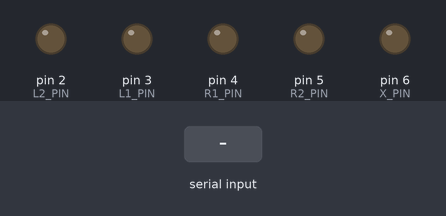
This sketch was run on a simulated Arduino Uno, built with avr-gcc and run on an emulated ATmega328P. On the bench: output pins drawn as LEDs (lit = HIGH). The inputs (shaded band) are chosen by the test bench. What the sketch prints to the serial monitor is not drawn.

Above: at 1.2 s.
1.3 s: "Problema 2\n" received over Serial
At 21.91 s:
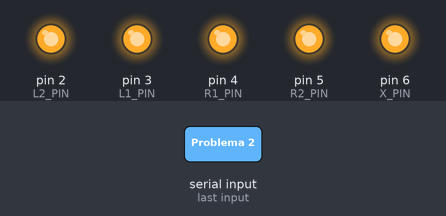
At 23.1 s:
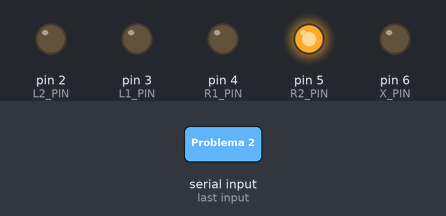
Timing chart, 0 to 23.4 s (numbered marks = the images above; inputs shaded):
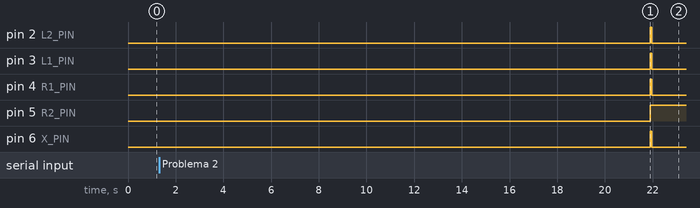

Measured:
- after the input at 1.3 s, pin 2 (L2_PIN), pin 4 (R1_PIN): LOW → HIGH after 20.6 s, → LOW 0.06 s later; pin 3 (L1_PIN): LOW → HIGH after 20.6 s, → LOW 0.05 s later; pin 5 (R2_PIN): LOW → HIGH after 20.6 s; pin 6 (X_PIN): LOW → HIGH after 20.6 s, → LOW 0.07 s later

The sketch:

solenoide_controller.ino
```cpp
#include "note.h"
#include "queue.h"
#include <Arduino.h>

/********************************************************************************************/
/*DEFINES*/

// Number of states
#define TRACE_STATES 20
#define NOTE_STATES 20

// Digital Pins
#define L1_PIN 3
#define L2_PIN 2
#define R1_PIN 4
#define R2_PIN 5
#define X_PIN 6

// Note colors
#define GREEN 0
#define RED 1
#define YELLOW 2
#define BLUE 3
#define ORANGE 4
#define N_COLORS 5 // Define a quantidade de notas (verde, vermelho, amarelo, azul e laranja == 5)

/********************************************************************************************/
/*VARIÁVEIS GLOBAIS*/ /*

  Descrição das variáveis globais:
  (BYTE[]) -
  (COMMAND) -
  (OFFTIME) - Tempo que a nota leva para ser pressionada à partir da detecção da mesma.
  (PRESS_MIN_TIME) - Tempo mínimo para pressionar nota
  (note[5]) - Inicializa um vetor de filas para 5 notas
  (trail[5]) - Inicializa um vetor de filas para 5 rastros
  (initializer) - Gambiarra para inicializar nota
*********************************************************************************************/

bool FLAG = false;
uint16_t COMMAND = 0;
uint16_t OFFTIME = 65535; // Definir um valor grande até que o valor verdadeiro seja setado
const unsigned short PRESS_MIN_TIME = 50;
Queue<Note> note[N_COLORS] = Queue<Note>(NOTE_STATES);
Queue<Note> trail[N_COLORS] = Queue<Note>(TRACE_STATES);
Note initializer;

/********************************************************************************************
COMMANDS

00000000 00000000 - 0 - APERTO SIMPLES VERDE
00000000 00000001 - 1 - APERTO SIMPLES VERMELHO
00000000 00000010 - 2 - APERTO SIMPLES AMARELO
00000000 00000100 - 3 - APERTO SIMPLES AZUL
00000000 00001000 - 4 - APERTO SIMPLES LARANJADO
00000000 00010000 - 5 - APERTO SEM SOLTAR VERDE
00000000 00100000 - 6 - APERTO SEM SOLTAR VERMELHO
00000000 01000000 - 7 - APERTO SEM SOLTAR AMARELO
00000000 10000000 - 8 - APERTO SEM SOLTAR AZUL
00000001 00000000 - 9 - APERTO SEM SOLTAR LARANJADO
00000100 00000000 - 10 - SOLTA VERDE
00001000 00000000 - 11 - SOLTA VERMELHO
00010000 00000000 - 12 - SOLTA AMARELO
00100000 00000000 - 13 - SOLTA AZUL
01000000 00000000 - 14 - SOLTA LARANJADO
10000000 00000000 - 15 - CONFIGURAÇÃO DO TEMPO OFFTIME
********************************************************************************************/

void setup()
{
  Serial.begin(115200);
  // Serial.begin(9600);

  pinMode(L1_PIN, OUTPUT);
  pinMode(L2_PIN, OUTPUT);
  pinMode(R1_PIN, OUTPUT);
  pinMode(R2_PIN, OUTPUT);
  pinMode(X_PIN, OUTPUT);

  // Abre uma única vez o estado da nota inicializadora, para que não seja gasto processamento
  initializer.open = true;
}

void loop()
{
  if (FLAG && Serial.available() >= 2)
  {
    /****************************************************************************************
  Descrição Detalhada: Como é possível ler 1 byte por vez utilizando Serial.read(), utilizamos
  duas variáveis de 8 bits que são concatenados para 16 bits, para formar um comando que possa
  ser lido por bitRead()
*********************************************************************************************/

    COMMAND = ((Serial.read() << 8) | Serial.read());

    // Serial.println(COMMAND);

    if (bitRead(COMMAND, 0))
      add_note_queue(GREEN, L2_PIN);

    if (bitRead(COMMAND, 1))
      add_note_queue(RED, L1_PIN);

    if (bitRead(COMMAND, 2))
      add_note_queue(YELLOW, R1_PIN);

    if (bitRead(COMMAND, 3))
      add_note_queue(BLUE, R2_PIN);

    if (bitRead(COMMAND, 4))
      add_note_queue(ORANGE, X_PIN);

    if (bitRead(COMMAND, 5))
      add_trail_queue(GREEN, L2_PIN);

    if (bitRead(COMMAND, 6))
      add_trail_queue(RED, L1_PIN);

    if (bitRead(COMMAND, 7))
      add_trail_queue(YELLOW, R1_PIN);

    if (bitRead(COMMAND, 8))
      add_trail_queue(BLUE, R2_PIN);

    if (bitRead(COMMAND, 9))
      add_trail_queue(ORANGE, X_PIN);

    if (bitRead(COMMAND, 10))
      remove_trail_queue(GREEN);

    if (bitRead(COMMAND, 11))
      remove_trail_queue(RED);

    if (bitRead(COMMAND, 12))
      remove_trail_queue(YELLOW);

    if (bitRead(COMMAND, 13))
      remove_trail_queue(BLUE);

    if (bitRead(COMMAND, 14))
      remove_trail_queue(ORANGE);

    // if (bitRead(COMMAND, 15))
    //   reset_flag();
  }
  else if (!FLAG && Serial.available() >= 2)
  {
    OFFTIME = ((Serial.read() << 8) | Serial.read());
    FLAG = true;

    Serial.println(OFFTIME);
  }

  update_states();
}

/********************************************************************************************
  Descrição Breve: Função para adicionar uma Nota à fila de notas

  Descrição da Entrada:
  (initializer)
  (note_color) -
  (pin) -

  Descrição Detalhada:
*********************************************************************************************/
void add_note_queue(int note_color, int pin)
{
  initializer.previous_time = millis();
  initializer.pin = pin;
  note[note_color].push(initializer);
}

/********************************************************************************************
  Descrição Breve: Função para adicionar um rastro à fila de rastros

  Descrição da Entrada:
  (initializer)
  (note_color) -
  (pin) -

  Descrição Detalhada:
*********************************************************************************************/
void add_trail_queue(int note_color, int pin)
{
  // Serial.print("s");
  initializer.previous_time = millis();
  initializer.pin = pin;
  trail[note_color].push(initializer);
}

/********************************************************************************************
  Descrição Breve: Função para adicionar um rastro à fila de rastros

  Descrição da Entrada:
  (note_color) -

  Descrição Detalhada: Se uma nota está sendo pressionada, então é acionado
  o comando para soltar a nota. É necessário usar while para esta
  verificação, por causa do offtime. Podem aparecer dois rastros pequenos
  na mesma trilha e serem acionados duas flags de drop antes que o
  arduino tenha soltado a primeira nota.
*********************************************************************************************/
void remove_trail_queue(int note_color)
{
  // Serial.print("d");
  trail[note_color][0].drop = true;
}

/********************************************************************************************
  Descrição Breve:

  Descrição Detalhada:
*********************************************************************************************/
void update_states(void)
{
  for (int i = 0; i < N_COLORS; i++)
  {
    for (int j = 0; j < NOTE_STATES; j++)
    {
      if (note[i][j].open)
      {
        note[i][j].update_note(OFFTIME, PRESS_MIN_TIME);
        if (!note[i][j].open)
          note[i].pop();
      }
    }

    for (int j = 0; j < TRACE_STATES; j++)
    {
      if (trail[i][j].open)
      {
        trail[i][j].update_trail(OFFTIME);
        if (!trail[i][j].open)
          trail[i].pop();
      }
    }
  }
}
```

note.h
```cpp
#ifndef NOTE_H
#define NOTE_H

#include <Arduino.h>

/********************************************************************************************
  Descrição Breve: Classe de Nota

  Descrição da Entrada:
  (pin) - Pino digital do arduino relacionado com a nota
  (hold) - Flag que define se a nota está sendo pressionada ou não
  (drop) - Flag que aciona o comando de soltar nota
  (open) - Flag que verifica se o estado da nota está aberto
  (wait_offtime) - Flag que faz update_trail() esperar o offtime do rastro para soltar a nota
  (current_time) - Variável que pega o tempo atual
  (previous_time) - Variável que pega o tempo anterior

  Descrição Detalhada: Define a estrutura Nota, que contém o estado de aberto/fechado,
  o pino do arduino equivalente à nota, e algumas flags utilizadas pelos métodos
  da estrutura. A função principal desta estrutura é atualizar os pinos do arduino
  de acordo com os comandos recebidos pelo matlab.
*********************************************************************************************/
class Note
{
private:
    bool hold;
    bool wait_offtime;
    unsigned long current_time;

public:
    int pin;
    bool drop;
    bool open;
    unsigned long previous_time;

    Note(void);
    ~Note(void);
    void update_note(unsigned long, unsigned long);
    void update_trail(unsigned long);
};

/********************************************************************************************
  Descrição Breve: Construtor de Nota

  Descrição Detalhada: Seta os valores iniciais da nota. É importante que a nota seja criada
  com open==false, para que não ocorram bugs.
*********************************************************************************************/
Note::Note(void)
{
    pin = 0;
    open = false;
    hold = false;
    drop = false;
    wait_offtime = false;
}

/********************************************************************************************
  Descrição Breve: Destrutor de Nota

  Descrição Detalhada: Seta o estado da nota para fechado/encerrado. Em teoria deve ser
  utilizado pelo método pop() da fila. Porém não é realmente utilizado, pois ocorrem bugs
  inesplicáveis. Provável que o compilador não lide bem com o método destrutor.
*********************************************************************************************/
Note::~Note(void)
{
    open = false;
}

/********************************************************************************************
  Descrição Breve: Método atualizador de nota

  Descrição da Entrada:
  (offtime) - Setado no ínicio da execução, define o tempo que a nota leva para passar do
  momento em que foi detectada até o momento de pressionar a nota.
  (press_min_time) - Define o tempo mínimo que a nota deve ser pressionada no aperto simples.

  Descrição Detalhada: Este método fica à todo momento capturando o tempo atual e comparando
  com o tempo em que a nota foi inserida na fila, para que, desta forma seja possível realizar
  o "processamento paralelo do código" em relação às outras notas, grosseiramente falando.
  A primeira condiçao verifica se a nota não foi pressionada e se passou o OFFTIME, e então
  ela pressiona a nota.
  A segunda condição, verifica se a nota está sendo pressionada e se passou o PRESS_MIN_TIME,
  e então ela solta a nota e fecha/encerra o estado da nota.
*********************************************************************************************/
void Note::update_note(unsigned long offtime, unsigned long press_min_time)
{
    noInterrupts();

    current_time = millis();

    if (!(drop) && (current_time - previous_time) >= offtime)
    {
        digitalWrite(pin, HIGH); // Aperta a nota
        drop = true;
        previous_time = millis(); // Reinicia o deltatime (Para calcular o press_min_time corretamente)
    }

    else if (drop && (current_time - previous_time) >= press_min_time)
    {
        digitalWrite(pin, LOW); // Solta a nota
        open = false;
    }

    interrupts();
}

/********************************************************************************************
  Descrição Breve: Método atualizador de nota

  Descrição da Entrada:
  (offtime) - Setado no ínicio da execução, define o tempo que o rastro leva para passar do
  momento em que foi detectada até o momento de pressionar o rastro.

  Descrição Detalhada: Este método fica à todo momento capturando o tempo atual e comparando
  com o tempo em que o rastro foi inserido na fila, para que, desta forma seja possível realizar
  o "processamento paralelo do código" em relação os outros rastros, grosseiramente falando.
  A primeira condiçao verifica se o rastro não foi pressionado e se passou o OFFTIME, e então
  ela pressiona o rastro.
  A segunda condição, verifica se o rastro está sendo pressionado e se foi lançado o comando
  para soltar o rastro, e então é lançada uma flag para que o arduino espere o offtime para
  soltar o rastro.
  A terceira e última condição, verifica se a flag para soltar o rastro foi ativada, e se
  passou o OFFTIME, e então ela solta o rastro e fecha/encerra o estado do rastro.
*********************************************************************************************/
void Note::update_trail(unsigned long offtime)
{
    noInterrupts();

    current_time = millis();

    if (!(hold) && (current_time - previous_time) >= offtime)
    {
        digitalWrite(pin, HIGH);
        hold = true;
        Serial.println("hold = true");
    }
    else if (hold && drop && !(wait_offtime))
    {
        previous_time = millis(); // reinicia deltatime
        wait_offtime = true;
        Serial.println("wait_offtime = true");
    }
    else if (wait_offtime && (current_time - previous_time) >= offtime)
    {
        digitalWrite(pin, LOW);
        hold = false;
        open = false;
        Serial.println("hold = false");
    }

    interrupts();
    Serial.println(current_time);
}

#endif
```

queue.h
```cpp
#ifndef QUEUE_H
#define QUEUE_H

/********************************************************************************************
  Descrição Breve: Classe de Fila

  Descrição da Entrada:
  (T *queue) - Ponteiro para variável fila do tipo T
  (max_size) - Define o tamanho máximo da fila
  (next) - Define o próximo espaço vazio da fila
  (IMPORTANTE: <class T> é um objeto de qualquer tipo)

  Descrição Detalhada: Define uma estrutura do tipo fila, com métodos construtor, destrutor,
  método de inserção no final da fila, método de remoção no inicio da fila e operador colchete
  para acesso dos índices da fila.
*********************************************************************************************/

template <class T>
class Queue
{
private:
  T *queue;
  int max_size;
  int next;

public:
  Queue(int);
  ~Queue();

  void push(const T &);
  void pop(void);
  T &operator[](unsigned int);
};

/********************************************************************************************
  Descrição Breve: Método construtor de fila

  Descrição da Entrada:
  (_max_size) - Define a quantidade de espaços que deve ser alocada, e o tamanho da fila

  Descrição Detalhada: Recebe um valor que define o tamanho máximo para a fila aloca o espaço
  correspondente e define o valor do próximo espaço vazio da fila. Se não é possível alocar
  espaço, então é retornado um erro. O espaço alocado é do tipo T (tipo inserido na chamada
  da função)
*********************************************************************************************/
template <class T>
Queue<T>::Queue(int _max_size)
{
  next = 0;
  max_size = _max_size;
  queue = new T[_max_size];
  if (!queue)
  {
    Serial.print("MEMORY ERROR");
    Serial.end();
  }
}

/********************************************************************************************
  Descrição Breve: Método destrutor de fila

  Descrição Detalhada: Deleta todas as instancias da fila ao encerrar o algoritmo
*********************************************************************************************/
template <class T>
Queue<T>::~Queue()
{
  delete[] queue;
}

/********************************************************************************************
  Descrição Breve: Método de inserção no final da fila

  Descrição da Entrada:
  (&object) - Endereço do objeto que será inserido na fila
  (obs: o objeto pode ser de qualquer tipo)

  Descrição Detalhada: Recebe o endereço de um objeto de qualquer tipo, verifica se a
  fila não está cheia, comparando a próxima posição vazia com o tamanho da fila. Se a fila
  não estiver cheia, então o objeto é inserido na próxima posição vazia da fila.
*********************************************************************************************/
template <class T>
void Queue<T>::push(const T &object)
{
  // Serial.print("Problema 2");
  if (next <= max_size)
    queue[next++] = object;
  else
  {
    Serial.print("INDEX EXCEEDED");
    Serial.end();
  }
}

/********************************************************************************************
  Descrição Breve: Método de remoção no início da fila

  Descrição Detalhada: Verifica se a fila não está vazia (Do contrário não é possível remover)
  Se a fila não está vazia, então percorre todos os elementos da fila, copiando os elementos
  da posição n+1 para a posição n. Importante notar, que há uma tremenda gambiarra na linha
  final do método, aparentemente o compilador não trabalha bem com destrutores, por isso foi
  necessário "destruir" manualmente o objeto, ou seja, setar o estado da nota para fechado
  a linha seguinte, que está comentada, serve para chamar o método destrutor da forma correta,
  caso seja necessário reutilizar esta biblioteca.
*********************************************************************************************/
template <class T>
void Queue<T>::pop()
{
  if (next <= 0)
  {
    Serial.print("MISSING OBJECTS");
    Serial.end();
  }
  else
    for (int i = 0; i < next - 1; i++)
      queue[i] = queue[i + 1];
  --next;
  queue[next].open = false; //GAMBIARRA DO CARALHO
  // delete &(queue[next]);
}

/********************************************************************************************
  Descrição Breve: Método de acesso aos indíces da fila

  Descrição da Entrada:
  (index) - Indíce que será acessado da fila

  Descrição Detalhada: O método verifica se há um operador [] "colchete" e se um indíce foi
  definido dentro dos colchetes, então é acessado o indice equivalente na fila e retornado
  um endereço para o objeto do tipo que foi definido na fila.
*********************************************************************************************/
template <class T>
T &Queue<T>::operator[](unsigned int index)
{
  return queue[index];
}

#endif
```
